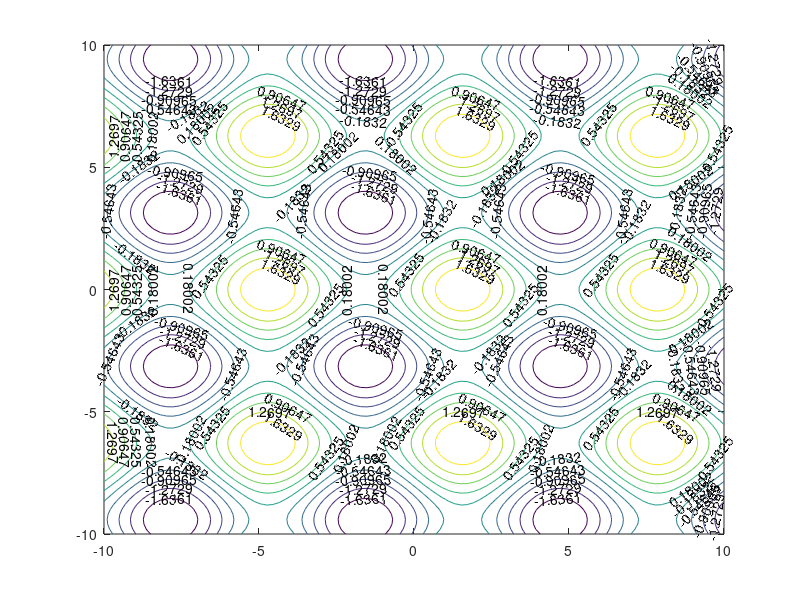

Recreate this plot in MATLAB. (Note: this script raises an error after producing the figure.)
%%Replacement Phase
N =500
Min = -10;
Max = 10;

%%Initialization
Population = Min + rand(N, 2)*(Max-Min);
Di=5

x = Min:0.2:Max;
y = Min:0.2:Max;
x = linspace(Min,Max); 
y = linspace(Min,Max);

[X,Y] = meshgrid(x,y);
%Z = -X.^2 - Y.^2;
Z = sin(X) + cos(Y);
figure
s = contour(X,Y,Z,'ShowText','on');
%hold on
%Z = (1-X).^2 + 100*(Y-X.^2).^2;

%Evaluate points

Penalized = []
Reference_Point= []
Candidate = []
Survivors = []
FSurvivors = []
pause(5)
count = 0

%Ranks = zeros(500,2)
F = sin(Population(:,1)) + cos(Population(:,2)); %%Evaluate the population
%Sort the best individuals...
[Candidate, I] = sort(F); %%sort by fitness
Candidate = I;%Population(I,:)
% hold on
%s = scatter( Candidate(:,1), Candidate(:,2), 90, 'filled');
% hold on
while size(Candidate,1) >= 2  %%Select the best individuals inside the constraints
 %Select the best individual with max fitness
  Survivors = [Survivors; Candidate(1)];
  best = Candidate(1)
  %FSurvivors = F(I(1),:)
  Candidate = removerows(Candidate,'ind',1);
%  F(1) = []
  %= removerows(Candidate,'ind',I(1));
%  Candidate = Candidate(I(2:(size(I,1)-1)),:)
  %F = F(I(2:(size(I,1))-1),:)
  [IndexDistances, Distances] = knnsearch(Population(Candidate,:), Population(best,:), 'k', size(Population(Candidate,:),1));
  
  Penalized = [Penalized ; Candidate(IndexDistances(Distances<=Di),:)];
  Candidate = removerows(Candidate,'ind',IndexDistances(Distances<=Di));
  % F(IndexDistances(Distances<=Di)) = []
end
 hold on
%Ranks(i) = Niche_i
  s = scatter( Population(Survivors,1), Population(Survivors,2), 90, 'filled');
   





 
 